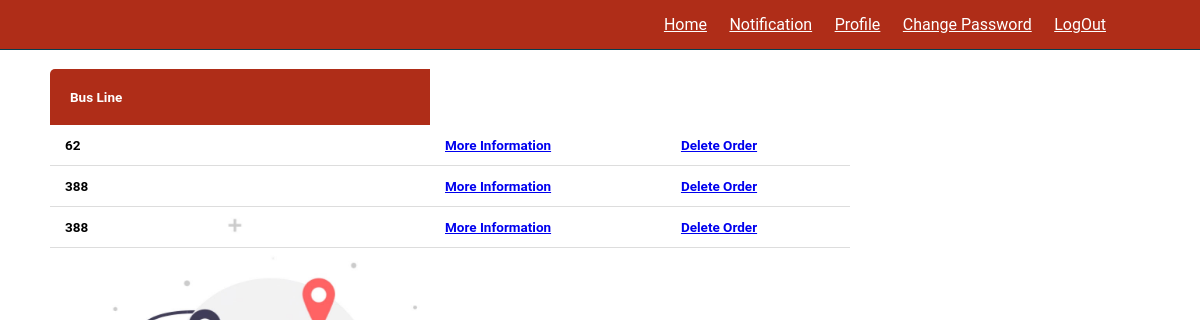
Page /PMyTrip/ (signed in) on the earlier database version.
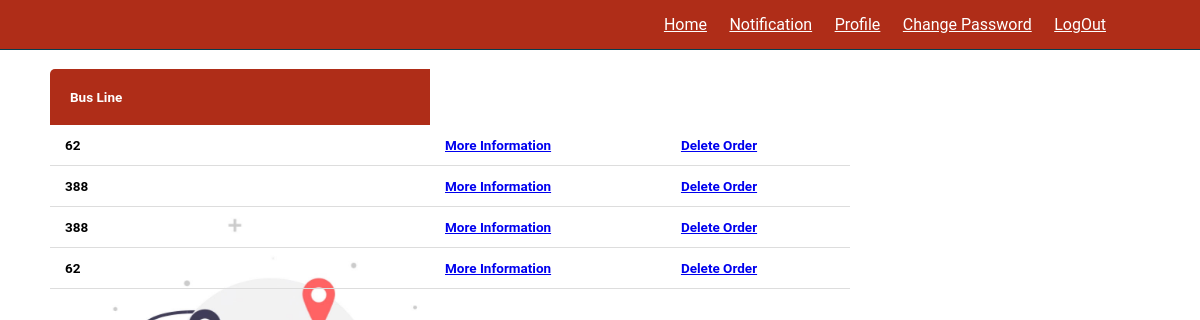
Same page on the later database version.
### project/models.py (models this page shows)
class Trip(models.Model):
    username=models.CharField(max_length=100,default='')
    To=models.CharField(max_length=100,default='')
    From=models.CharField(max_length=100,default='')
    BusLine=models.CharField(max_length=100,default='')
    Driver=models.CharField(max_length=100,default='')
    DateTime=models.DateTimeField()
    class Meta:
        db_table = 'Trips'

### project/views.py (the view)
# urls.py: path('PMyTrip/',views.PMyTrip,name="PMyTrip"),
def PMyTrip(request):
    trips= Trip.objects.filter(username=request.user.username)
    return render(request,'project/PMyTrip.html',{'trips':trips})

### project/templates/project/PMyTrip.html (shortened to what this page needs)
{% load static %}
<!DOCTYPE html>
<html lang="en">
    <head>
    </head>
<body  style="background-image:url('{% static 'img/unnamed.jpg' %}'); background-repeat: no-repeat; background-size:100%;">
    <br>
    <br>
        <table class="content-table">
    <thead>
      <br>
    <br>
      <tr>
       <th> <h2>Bus Line</h2></th>
      </tr>
    </thead>
    {% for trip in trips%}
    <tr>
       <td>
        <h2>{{trip.BusLine}}</h2>
      </td>
      <td>
      <h2><a href="/PassenegrTripInfo/{{trip.id}}" class="btn btn-danger" > More Information </a></h2>
      </td>
      <td>
        <h2><a href="/DeleteOrder/{{trip.id}}" class="btn btn-danger" > Delete Order </a></h2>
        </td>
      </tr>
      {% endfor %}
  </table>
    <form action="" method="POST">
        <header class="header">
            <nav class="navbar">
                <a href="/PassengerHomePage">Home</a>
                <a href="/PassengerNotification">Notification</a>
                <a href="{% url 'PassengerProfile' user.id %}">Profile</a>
                <a href="{% url 'PassengerPassword' user.id %}">Change Password</a>
                <a href="/logoutUser">LogOut</a>
            </nav>
        </header>
    </body>
</html>

### project/templates/project/PMyTrip.html (style rules this page uses)
:root { --main-color:#6283a1; --black: #13131a; --bg:#010103; --border: .1rem solid rgb(4, 62, 80); }
* { font-family: 'Roboto',sans-serif; margin: 0; padding: 0; box-sizing: border-box; outline: none; border: none; text-transform: capitalize; transition: .2s linear; }
html { font-size: 62.5%; overflow-x: hidden; scroll-padding-top: 9rem; scroll-behavior: smooth; }
body { background:#AF2D18; }
.header { background: #AF2D18; display: flex; align-items: center; justify-content: space-between; padding: 1.5rem 7%; border-bottom: var(--border); position: fixed; top: 0; left:0; right:0; z-index: 1000; }
.header .navbar a { margin: 0 1rem; font-size: 1.6rem; color:#fff; }
.content-table { border-collapse: collapse; margin: 25px 0; font-size: 0.9em; min-width: 800px; border-radius: 5px 5px 0 0; overflow: hidden; margin-left:50px; }
.content-table thead tr { background-color: #AF2D18; color: #ffffff; text-align: left; font-weight: bold; }
.content-table th { width: 380px; padding: 20px; margin: 25px auto; }
.content-table td { padding: 12px 15px; }
.content-table tbody tr { border-bottom: 1px solid #dddddd; }

Differences in the rows shown:
added Trip: BusLine "62"
